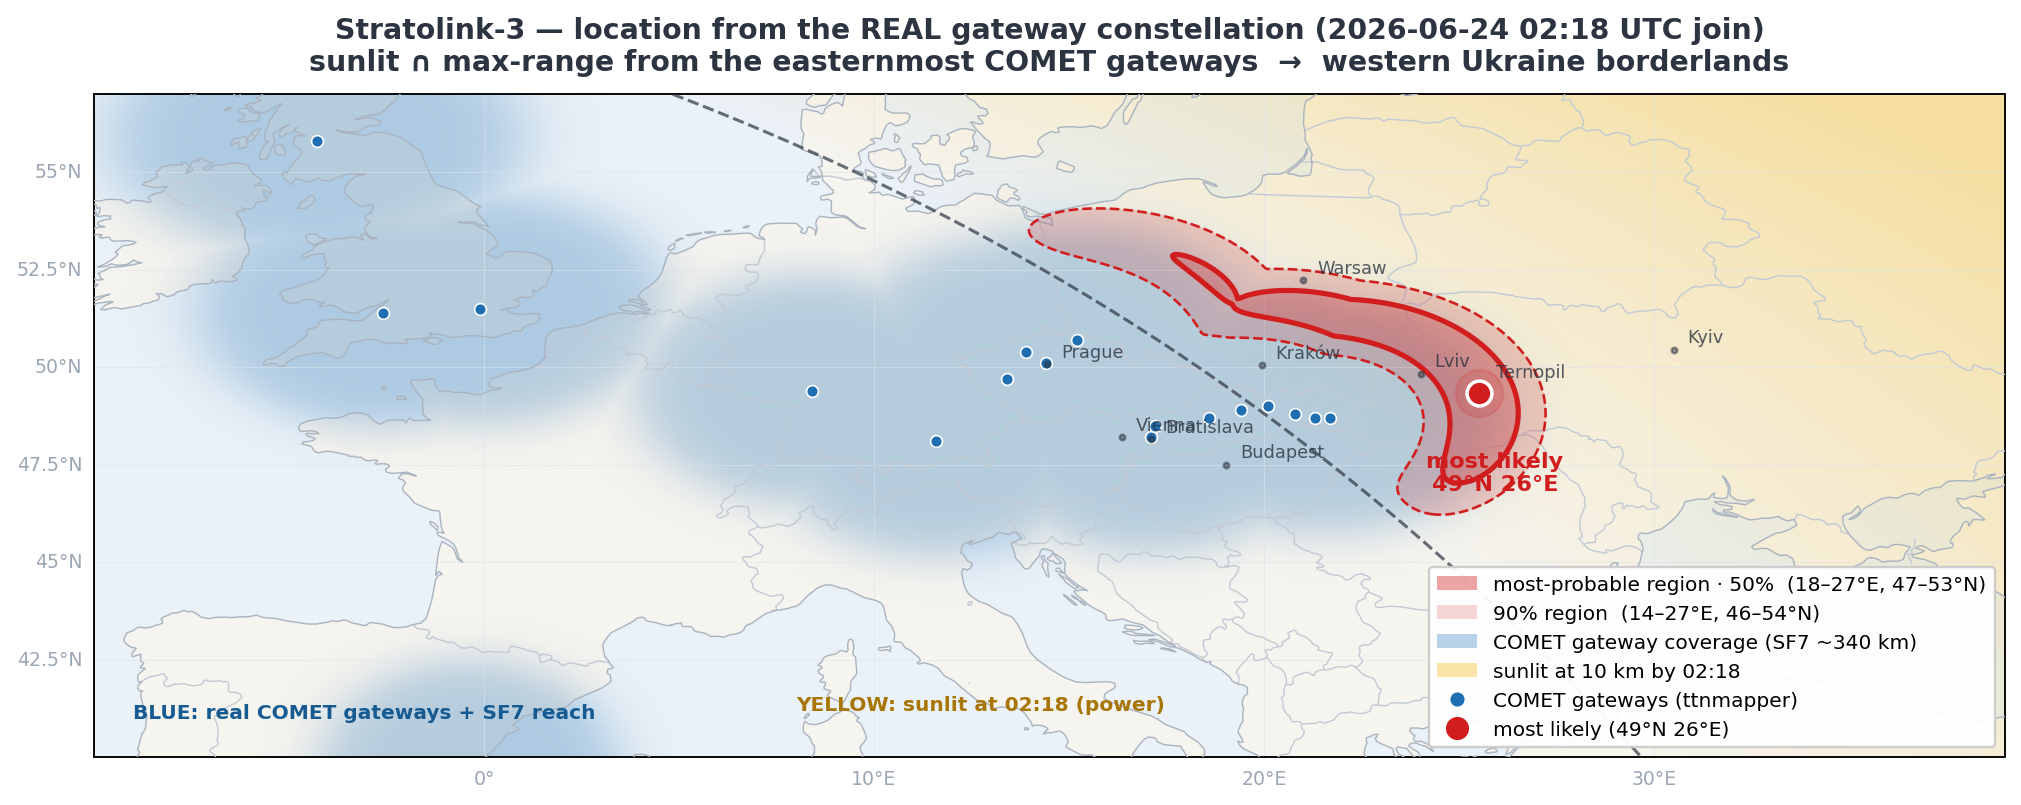

Recreate this plot in Python.
#!/usr/bin/env python3
"""Board #3 location, now built on the REAL COMET gateway constellation (ttnmapper).

Teddy pulled the ~27 gateways of the COMET network off ttnmapper. They run UK -> Spain ->
a dense Central-European cluster (Munich/Prague/Bratislava) trailing east across Slovakia,
with the EASTERNMOST gateway at only ~22E (Kosice area). Coordinates below are read off the
screenshot (approximate; refine with an exact export).

That kills the far-east case. The join was heard at ~MAX SF7 range (SNR -7.25 dB / ch_rssi
-121 dBm, right at the cliff) from ONE gateway, and the balloon had to be SUNLIT at 02:18.
So the balloon sits just EAST of the easternmost gateways, on the sunlit side, ~300 km out.

It also pins the cold-start: at ~24-27E the balloon had only ~15-30 min of 10 km-sun banked
by 02:18, yet it transmitted -> the warm-up is SHORT (~15-30 min), not the 1-2 h the
coverage-confounded flight numbers suggested. The reception itself proves it.

Model (smooth, Monte-Carlo over the soft knobs):
  d_min(x)   distance to nearest real gateway (haversine)
  P_signal   marginal link -> d_min ~ max SF7 range (peak ~290 km, in [250,340])
  P_sun      sunlit at 02:18 + short warm-up floor (daylight >~ 15-30 min)
  P_lat      mild jet/flight band
Run: analysis/.venv/bin/python analysis/visualization/balloon_location_gateways.py
"""
from __future__ import annotations
from pathlib import Path
import math, datetime as dt
import numpy as np
import matplotlib
matplotlib.use("Agg")
import matplotlib.pyplot as plt
from matplotlib.patches import Patch
from matplotlib.lines import Line2D
import cartopy.crs as ccrs
import cartopy.feature as cfeature

HERE = Path(__file__).resolve().parent
RED, YEL, BLU, INK, FAINT = "#d11d1d", "#f4b400", "#1f6fb2", "#2b3440", "#9aa6b4"
PING = dt.datetime(2026, 6, 24, 2, 18, 34, tzinfo=dt.timezone.utc)
DIP = 3.2

# COMET gateways read off the ttnmapper screenshot (lat, lon) — approximate
GW = [(55.8,-4.3),(51.4,-2.6),(51.5,-0.1),                       # UK
      (39.5,-0.4),                                               # Spain (Valencia)
      (49.4,8.4),(48.1,11.6),                                    # Germany
      (50.1,14.4),(50.4,13.9),(49.7,13.4),(50.7,15.2),           # Czech (Prague cluster)
      (48.2,17.1),(48.5,17.2),(48.7,18.6),(48.9,19.4),           # Slovakia W
      (49.0,20.1),(48.8,20.8),(48.7,21.3),(48.7,21.7)]           # Slovakia E (easternmost ~21.7E)
GWLAT = np.array([g[0] for g in GW]); GWLON = np.array([g[1] for g in GW])

CITIES = [("Prague",50.08,14.44),("Bratislava",48.15,17.11),("Kraków",50.06,19.94),
          ("Lviv",49.84,24.03),("Kyiv",50.45,30.52),("Budapest",47.50,19.04),
          ("Warsaw",52.23,21.01),("Vienna",48.21,16.37),("Ternopil",49.55,25.59)]

def subsolar(when):
    jd = when.timestamp()/86400.0 + 2440587.5; n = jd - 2451545.0
    g = math.radians((357.528 + 0.9856003*n) % 360); Ld = (280.460 + 0.9856474*n) % 360
    lam = math.radians((Ld + 1.915*math.sin(g) + 0.020*math.sin(2*g)) % 360); eps = math.radians(23.439 - 3.6e-7*n)
    dec = math.degrees(math.asin(math.sin(eps)*math.sin(lam)))
    ra = math.degrees(math.atan2(math.cos(eps)*math.sin(lam), math.cos(lam)))
    gmst = (280.46061837 + 360.98564736629*n) % 360
    return dec, ((ra - gmst + 180) % 360) - 180
decl, sublon = subsolar(PING)

lon = np.linspace(-12, 40, 680); lat = np.linspace(39, 58, 460)
LON, LAT = np.meshgrid(lon, lat)
# daylight banked by 02:18 (10 km sunrise at elev = -DIP)
Hc = ((LON - sublon + 180) % 360) - 180
cosHsr = (math.sin(math.radians(-DIP)) - np.sin(np.radians(LAT))*math.sin(math.radians(decl))) \
         / (np.cos(np.radians(LAT))*math.cos(math.radians(decl)))
Hsr = -np.degrees(np.arccos(np.clip(cosHsr, -1, 1)))
daylight = (Hc - Hsr) / 15.0 * 60.0
# distance to nearest gateway (km)
def haversine(la, lo, la2, lo2):
    la, la2 = np.radians(la), np.radians(la2); dphi = la2-la; dl = np.radians(lo2-lo)
    a = np.sin(dphi/2)**2 + np.cos(la)*np.cos(la2)*np.sin(dl/2)**2
    return 6371.0*2*np.arcsin(np.sqrt(a))
d_min = np.full_like(LON, 1e9)
for la, lo in GW: d_min = np.minimum(d_min, haversine(LAT, LON, la, lo))

rng = np.random.default_rng(20260624); NS = 300
post = np.zeros_like(LON)
for _ in range(NS):
    r_peak = rng.uniform(255, 320); r_sig = rng.uniform(45, 70)   # marginal link -> near max range
    warm   = rng.uniform(12, 32)                                  # short cold-start floor (min)
    lmu = rng.normal(47, 3); lsig = rng.uniform(5, 8)
    P_signal = np.exp(-0.5*((d_min - r_peak)/r_sig)**2)
    P_sun = np.clip(daylight/warm, 0, 1) * (daylight > 0)
    P_lat = np.exp(-0.5*((LAT - lmu)/lsig)**2)
    s = P_signal*P_sun*P_lat; tot = s.sum()
    if tot > 0: post += s/tot
post /= post.sum()
flat = np.sort(post.ravel())[::-1]; cum = np.cumsum(flat)
t50 = flat[np.searchsorted(cum, 0.50)]; t90 = flat[np.searchsorted(cum, 0.90)]
pk = np.unravel_index(post.argmax(), post.shape); pk_lon, pk_lat = LON[pk], LAT[pk]
def bbox(m): return LON[m].min(), LON[m].max(), LAT[m].min(), LAT[m].max()
b50, b90 = bbox(post >= t50), bbox(post >= t90)

EXT = ccrs.PlateCarree()
def rgba(field, hexcol, amax):
    r, g, bl = (int(hexcol[i:i+2], 16)/255 for i in (1, 3, 5))
    return np.dstack([np.full_like(field, r), np.full_like(field, g), np.full_like(field, bl), np.clip(field,0,1)*amax])
def nice_dot(ax, lo, la, c=RED):
    ax.plot(lo, la, "o", ms=20, color=c, alpha=0.15, transform=EXT, zorder=8)
    ax.plot(lo, la, "o", ms=10.5, color=c, mec="white", mew=1.5, transform=EXT, zorder=9)
def basemap(ax, ext):
    ax.set_extent(ext, crs=EXT)
    ax.add_feature(cfeature.OCEAN, facecolor="#eaf1f7", zorder=0); ax.add_feature(cfeature.LAND, facecolor="#f6f4ef", zorder=0)
    ax.add_feature(cfeature.BORDERS, edgecolor="#c2cad4", linewidth=0.6, zorder=3); ax.add_feature(cfeature.COASTLINE, edgecolor="#aab4c0", linewidth=0.6, zorder=3)
    gl = ax.gridlines(draw_labels=True, linewidth=0.3, color="#dde3ea", alpha=0.8, zorder=2); gl.top_labels = gl.right_labels = False
    gl.xlabel_style = gl.ylabel_style = {"size": 8, "color": FAINT}
    for nm, la, lo in CITIES:
        if ext[0]+0.5 < lo < ext[1]-0.5 and ext[2]+0.5 < la < ext[3]-0.5:
            ax.plot(lo, la, "o", ms=2.4, color=INK, alpha=0.5, transform=EXT, zorder=7)
            ax.text(lo+0.35, la+0.18, nm, fontsize=7.5, color=INK, alpha=0.8, transform=EXT, zorder=7)

# coverage union (for the blue layer): max over gateways of a soft SF7 disk (~340 km)
cov = np.zeros_like(LON)
for la, lo in GW: cov = np.maximum(cov, 1.0/(1.0+np.exp((haversine(LAT,LON,la,lo)-330)/35.0)))

fig = plt.figure(figsize=(14.5, 8.4)); ax = plt.axes(projection=EXT); basemap(ax, [-10, 39, 40, 57])
ax.imshow(rgba(np.clip(daylight/120.0,0,1), YEL, 0.34), extent=[-12,40,39,58], origin="lower", transform=EXT, zorder=1)
ax.imshow(rgba(cov, BLU, 0.30), extent=[-12,40,39,58], origin="lower", transform=EXT, zorder=1)
ax.contour(LON, LAT, daylight, levels=[0], colors=[INK], linewidths=1.3, linestyles="--", alpha=0.7, transform=EXT, zorder=4)
ax.plot(GWLON, GWLAT, "o", ms=5, color=BLU, mec="white", mew=0.7, transform=EXT, zorder=6, label="COMET gateways")
ax.contourf(LON, LAT, post, levels=[t90, t50], colors=[RED], alpha=0.18, transform=EXT, zorder=5)
ax.contourf(LON, LAT, post, levels=[t50, post.max()], colors=[RED], alpha=0.40, transform=EXT, zorder=5)
ax.contour(LON, LAT, post, levels=[t90], colors=[RED], linewidths=1.1, linestyles="--", transform=EXT, zorder=6)
ax.contour(LON, LAT, post, levels=[t50], colors=[RED], linewidths=2.2, transform=EXT, zorder=6)
nice_dot(ax, pk_lon, pk_lat)
ax.text(pk_lon+0.4, pk_lat-1.5, f"most likely\n{pk_lat:.0f}°N {pk_lon:.0f}°E", fontsize=9.5, color=RED, fontweight="bold", ha="center", va="top", transform=EXT, zorder=9)
ax.text(8, 41.2, "YELLOW: sunlit at 02:18 (power)", fontsize=8.5, color="#a87503", fontweight="bold", transform=EXT, zorder=9)
ax.text(-9, 41.0, "BLUE: real COMET gateways + SF7 reach", fontsize=8.5, color="#155a91", fontweight="bold", transform=EXT, zorder=9)
ax.set_title("Stratolink-3 — location from the REAL gateway constellation (2026-06-24 02:18 UTC join)\n"
             "sunlit ∩ max-range from the easternmost COMET gateways  →  western Ukraine borderlands",
             fontsize=12, fontweight="bold", color=INK, pad=10)
ax.legend(handles=[
    Patch(facecolor=RED, alpha=0.40, label=f"most-probable region · 50%  ({b50[0]:.0f}–{b50[1]:.0f}°E, {b50[2]:.0f}–{b50[3]:.0f}°N)"),
    Patch(facecolor=RED, alpha=0.18, label=f"90% region  ({b90[0]:.0f}–{b90[1]:.0f}°E, {b90[2]:.0f}–{b90[3]:.0f}°N)"),
    Patch(facecolor=BLU, alpha=0.30, label="COMET gateway coverage (SF7 ~340 km)"),
    Patch(facecolor=YEL, alpha=0.34, label="sunlit at 10 km by 02:18"),
    Line2D([0],[0], marker="o", color="w", markerfacecolor=BLU, mec="white", ms=7, label="COMET gateways (ttnmapper)"),
    Line2D([0],[0], marker="o", color="w", markerfacecolor=RED, mec="white", mew=1.2, ms=11, label=f"most likely ({pk_lat:.0f}°N {pk_lon:.0f}°E)"),
], loc="lower right", fontsize=8.5, framealpha=0.95)
fig.savefig(HERE / "balloon_location_gateways.png", dpi=170, bbox_inches="tight")
print("wrote balloon_location_gateways.png")
print(f"most likely {pk_lat:.1f}N {pk_lon:.1f}E | 50% {tuple(round(float(x),1) for x in b50)} | 90% {tuple(round(float(x),1) for x in b90)}")
print(f"easternmost gateway {GWLON.max():.1f}E ; daylight at peak = {daylight[pk]:.0f} min (=> cold-start ~ that)")
